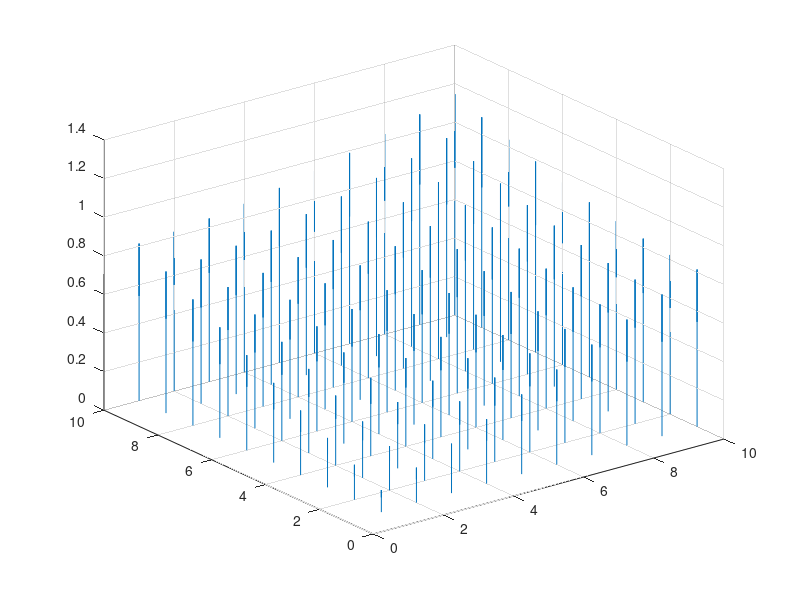

This chart was generated by the following MATLAB code: (Note: this script raises an error after producing the figure.)
%// Create a quiver3 as we normally would (could also be 2D quiver)
clear all
x = 1:10;
y = 1:10;
[X,Y] = meshgrid(x, y);
Z = zeros(size(X));
U = zeros(size(X));
V = zeros(size(X));
W = sqrt(X.^2 + Y.^2);

q = quiver3(X, Y, Z, U, V, W);

%// Compute the magnitude of the vectors
mags = sqrt(sum(cat(2, q.UData(:), q.VData(:), ...
            reshape(q.WData, numel(q.UData), [])).^2, 2));

%// Get the current colormap
currentColormap = colormap(gca);

%// Now determine the color to make each arrow using a colormap
[~, ~, ind] = histcounts(mags, size(currentColormap, 1));

%// Now map this to a colormap to get RGB
cmap = uint8(ind2rgb(ind(:), currentColormap) * 255);
cmap(:,:,4) = 255;
cmap = permute(repmat(cmap, [1 3 1]), [2 1 3]);

%// We repeat each color 3 times (using 1:3 below) because each arrow has 3 vertices
set(q.Head, ...
    'ColorBinding', 'interpolated', ...
    'ColorData', reshape(cmap(1:3,:,:), [], 4).');   %'

%// We repeat each color 2 times (using 1:2 below) because each tail has 2 vertices
set(q.Tail, ...
    'ColorBinding', 'interpolated', ...
    'ColorData', reshape(cmap(1:2,:,:), [], 4).');